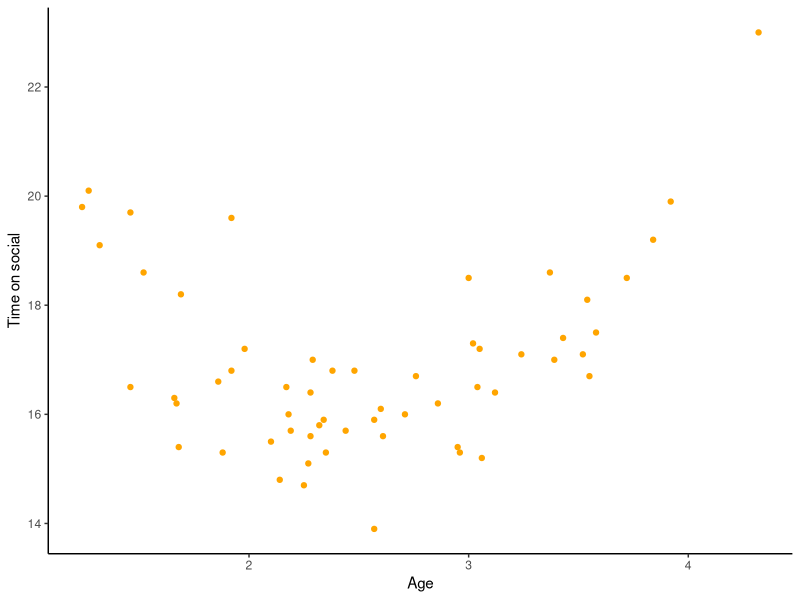
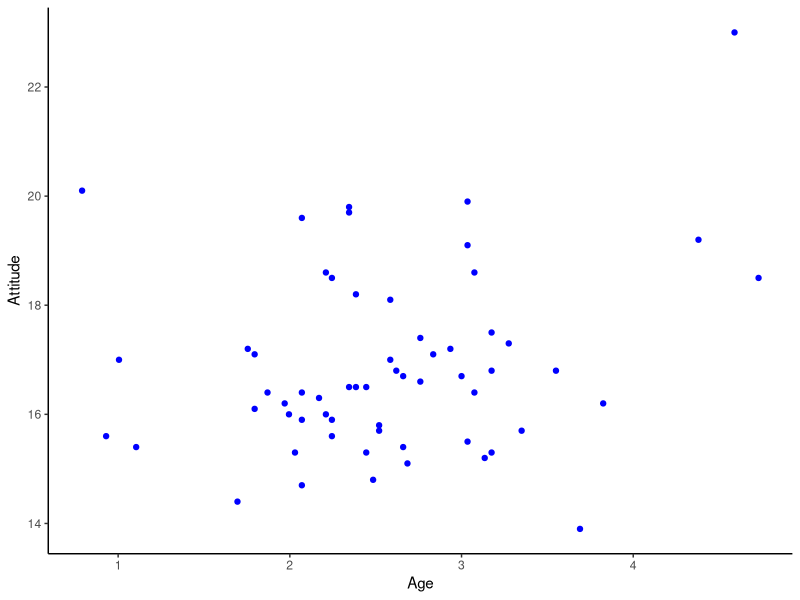
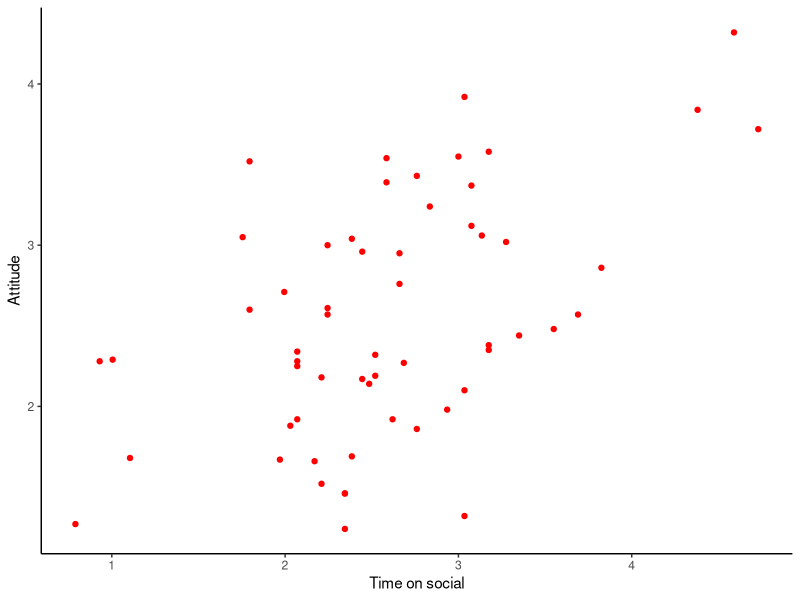

The R script that drew these images, in order:
## ---- chunk 1
# Check if packages are installed, if not install.
if(!require(here)) install.packages('here') #checks if a package is installed and installs it if required.
if(!require(tidyverse)) install.packages('tidyverse')

library(here) #loads in the specified package
library(tidyverse)

## ---- chunk 2
social_media <- read.csv(file = here("Data","PSYC2001_social-media-data-cleaned.csv")) #reads in CSV file
## ---- chunk 3

social_media$polit_informed

## ---- chunk 4

2 * social_media$polit_informed 

## ---- chunk 5
social_media_attitutde <- social_media %>% 
  mutate(attitude = 0.25*polit_informed +
                    0.35*polit_campaign +
                    0.4*polit_activism)

## ---- chunk 6
write.csv(social_media_attitutde, file = here("Data", "PSYC2001-social-media-attitutde.csv"))
## ---- chunk 7
knitr::include_graphics("https://github.com/BsoCool/UNSW-PSYC2001/blob/main/All%20images%20for%20computing%20tutorials/Correlations_in_R/No%20visualisation%20is%20bad.jpg?raw=true")
## ---- chunk 8
social_media_attitutde %>% 
  ggplot(aes(y = age, x = time_on_social)) +
  geom_point(colour = "orange") +
  labs(x = "Age", y = "Time on social") +
  theme_classic() 
## ---- chunk 9
social_media_attitutde %>% 
  ggplot(aes(y = age, x = attitude)) +
  geom_point(colour = "blue") +
  labs(x = "Age", y = "Attitude") +
  theme_classic() 
## ---- chunk 10
social_media_attitutde %>% 
  ggplot(aes(y = time_on_social, x = attitude)) +
  geom_point(colour = "red") +
  labs(x = "Time on social", y = "Attitude") +
  theme_classic() 
## ---- chunk 11
cor.test(formula = ~time_on_social + attitude, data = social_media_attitutde, use = "complete.obs") #formula contains both numeric variables on the right hand side.
#use = "complete.obs" removes all NA values from the correlation. 
## ---- chunk 12
knitr::include_graphics("https://github.com/BsoCool/UNSW-PSYC2001/blob/main/All%20images%20for%20computing%20tutorials/Correlations_in_R/Statistical%20trauma.gif?raw=true")
